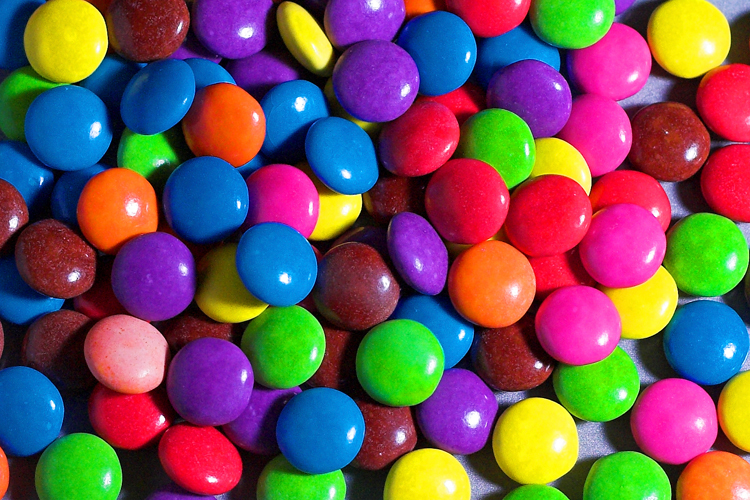
#> input picture smarties.jpg, 750 x 500 px, found by its file name
$ python Morph_transforms.py
#> lines starting #> are read from the running program, lines starting #| are printed output that depends on the picture; after the words box and inside, x2 and y2 are one past the last pixel; in counts of white or black regions, pixels touching at a corner belong together
import cv2
import numpy as np
from matplotlib import pyplot as plt

img = cv2.imread('smarties.jpg', cv2.IMREAD_GRAYSCALE)
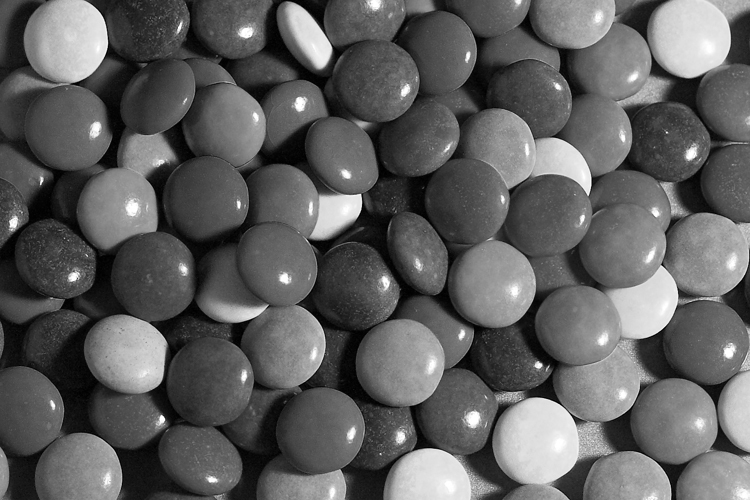
#> img: shape (500, 750); min 0, max 255, mean 94.7
_,mask = cv2.threshold(img,150,255,cv2.THRESH_BINARY_INV)
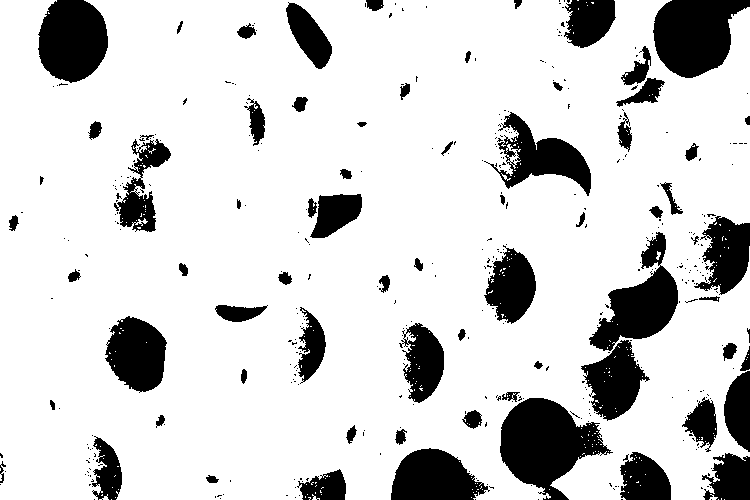
#> mask: shape (500, 750); 82.6% white; 409 black regions (338 under 20 px), largest, box (x1, y1, x2, y2) and area: (500, 398, 613, 500) 6435, (653, 0, 750, 78) 5318, (38, 0, 108, 83) 4570

kernal = np.ones((5,5), np.uint8)

dilation = cv2.dilate(mask,kernal)
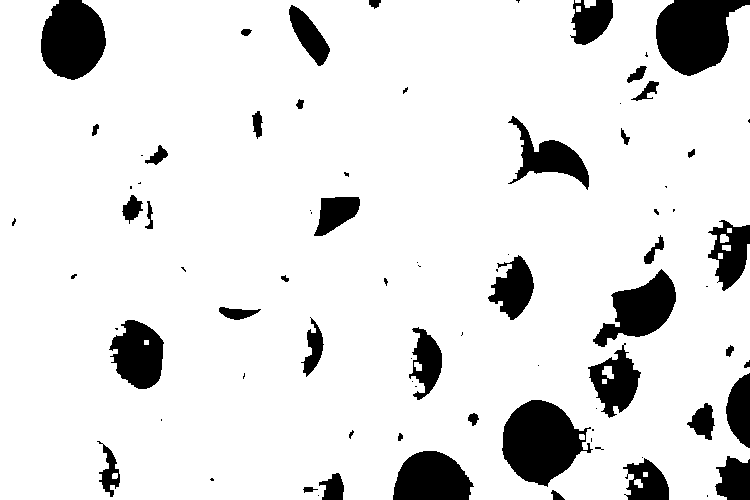
#> dilation: shape (500, 750); 88.4% white; 82 black regions (39 under 20 px), largest, box (x1, y1, x2, y2) and area: (502, 400, 593, 487) 5028, (656, 0, 750, 76) 4775, (41, 0, 106, 80) 4004
erosion = cv2.erode(mask,kernal,iterations=2)
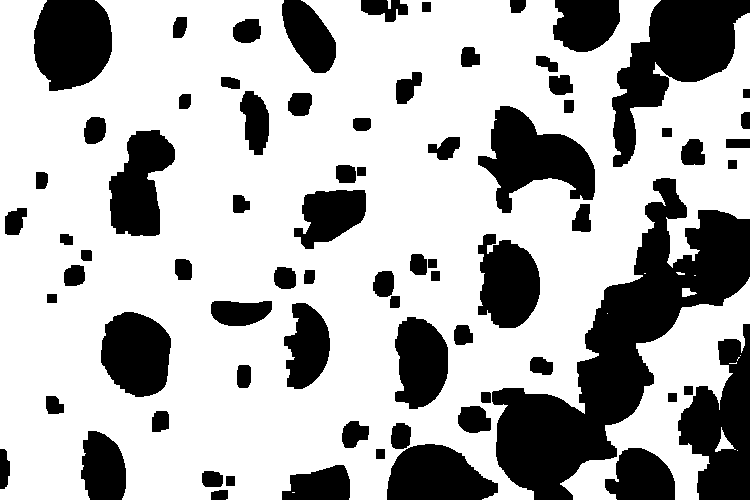
#> erosion: shape (500, 750); 69.5% white; 75 black regions, largest, box (x1, y1, x2, y2) and area: (492, 178, 750, 500) 26709, (612, 0, 750, 167) 9861, (678, 324, 750, 500) 7549
opening = cv2.morphologyEx(mask,cv2.MORPH_OPEN,kernal) # erosion -> dilation
#> opening: shape (500, 750); 81.1% white; 152 black regions (91 under 20 px), largest, box (x1, y1, x2, y2) and area: (581, 227, 680, 421) 8079, (496, 392, 613, 500) 6884, (653, 0, 750, 78) 5335
closing = cv2.morphologyEx(mask,cv2.MORPH_CLOSE,kernal) # dilation -> erosion
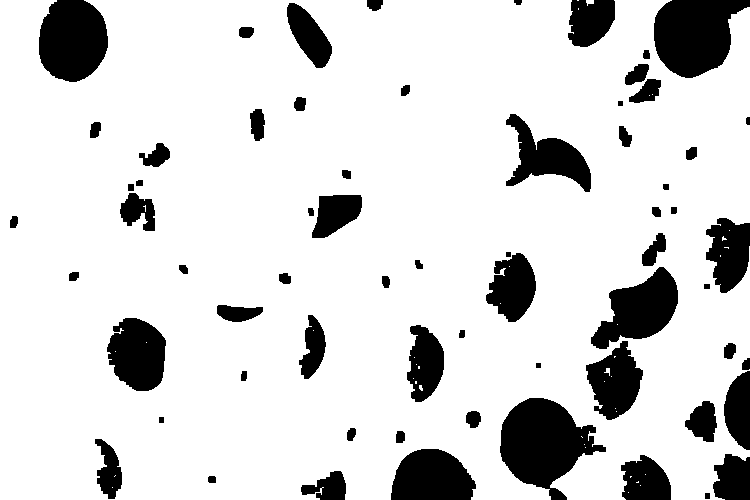
#> closing: shape (500, 750); 84.4% white; 65 black regions, largest, box (x1, y1, x2, y2) and area: (500, 398, 606, 500) 6154, (654, 0, 750, 78) 5309, (39, 0, 108, 82) 4550
mg = cv2.morphologyEx(mask,cv2.MORPH_GRADIENT,kernal) # dilation - erosion
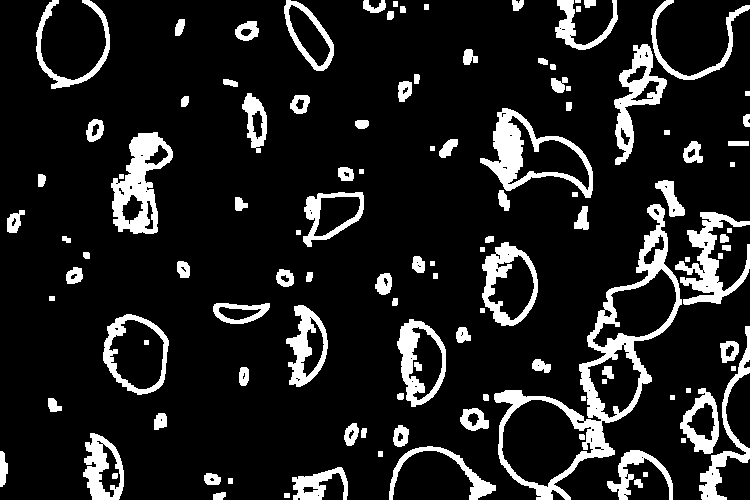
#> mg: shape (500, 750); 12.8% white; 116 white regions (1 under 20 px), largest, box (x1, y1, x2, y2) and area: (494, 204, 682, 500) 7230, (111, 132, 173, 234) 3032, (480, 108, 593, 198) 2978
th = cv2.morphologyEx(mask,cv2.MORPH_TOPHAT,kernal) # image - opening_of_image
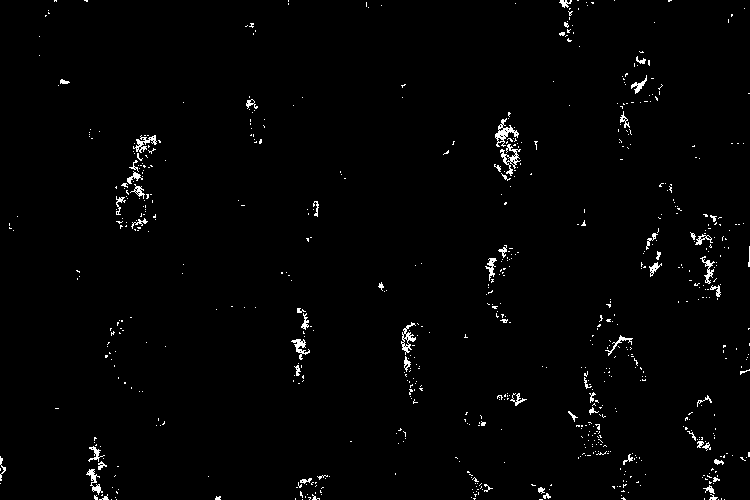
#> th: shape (500, 750); 1.5% white in thin lines or dots

titles = ['image','mask','dilation','erosion','opening','closing','mg','th']
images = [img,mask,dilation,erosion,opening,closing,mg,th]

for i in range(8):
    plt.subplot(2, 4, i+1)
    plt.imshow(images[i], 'gray')
    plt.title(titles[i])
    plt.xticks([])
    plt.yticks([])

plt.show()

# Morphological transformation is an image transformation based on image shape.
# Normally performed on binary images(diff from grayscale!).
# EROSION : A pixel in the original image (either 255 or 0) will be considered 255 only if all the pixels under the kernel is 255,
# 			otherwise it is eroded (made to zero).
#			WHITE REGION DECREASES
# DILATION(opp. of erosion) : A pixel element in the original image is 255 if atleast one pixel under the kernel is 255.
#			  				  WHITE REGION INCREASES
